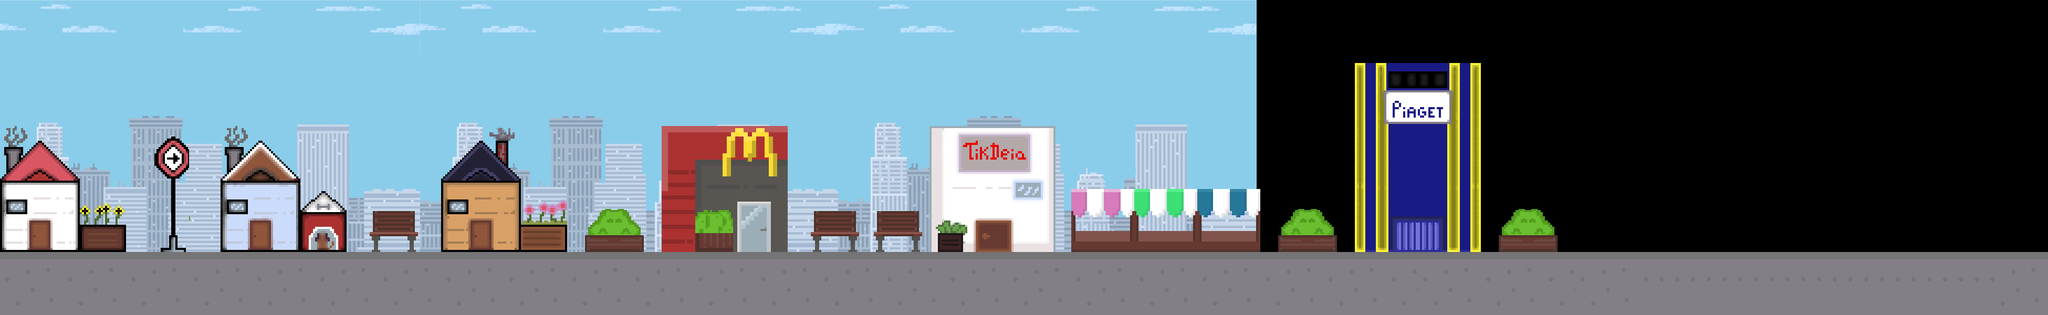

This is a level from a 2D game, rendered from its Tiled map with the project's own tilesets. A one-line summary and the map file follow, with tile-layer data summarised:
An orthogonal 130x20 tile map with 30x30 px tiles, 2 tile layers (houses, road), 2 image layers and 6 objects (door).

<map version="1.10" tiledversion="1.10.2" orientation="orthogonal" renderorder="right-down" width="130" height="20" tilewidth="30" tileheight="30" infinite="0" nextlayerid="11" nextobjectid="21">
 <editorsettings>
  <export format="tmx" />
 </editorsettings>
 <tileset firstgid="1" source="structures/structures.tsx" />
 <imagelayer id="5" name="clouds" repeatx="1">
  <image source="clouds.png" width="800" height="600" />
 </imagelayer>
 <imagelayer id="2" name="buildings" offsetx="0" offsety="120" repeatx="1">
  <image source="teste.png" width="800" height="600" />
 </imagelayer>
 <layer id="1" name="houses" width="130" height="20">
  <data>[2600 cells, 531 non-empty, 480 distinct tile ids]</data>
 </layer>
 <layer id="6" name="road" width="130" height="20">
  <data>[2600 cells, 590 non-empty, 86 distinct tile ids]</data>
 </layer>
 <objectgroup id="9" name="colision">
  <object id="11" x="0" y="120" width="2578" height="360" />
  <object id="13" x="2751.64" y="119.636" width="68.697" height="360.03" />
  <object id="15" x="2580" y="121" width="169" height="290.5" />
  <object id="16" x="2580.5" y="411.5" width="65" height="68" />
 </objectgroup>
 <objectgroup id="10" name="door">
  <object id="19" name="door" type="door" x="2646.67" y="412.333" width="104.667" height="75.6667" />
  <object id="20" x="2341" y="-182" width="5" height="2" />
 </objectgroup>
</map>
